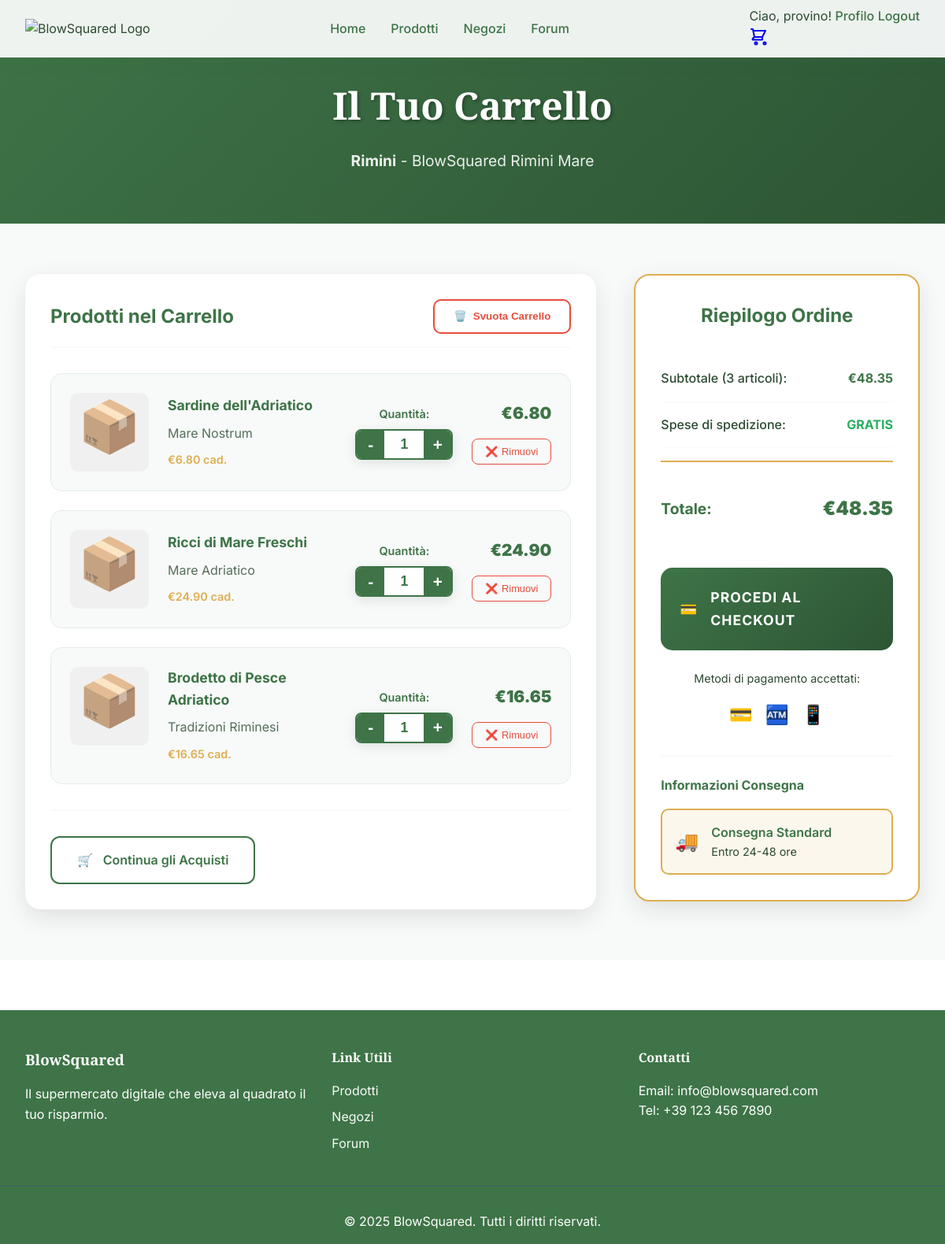
The app's page /carrello/ (signed in) with its own data.
### negozi/models.py (models this page shows, shortened)
class Negozio(models.Model):
    nome = models.CharField(
        max_length=100,
        help_text="Nome del punto vendita (es: 'BlowSquared Centro', 'BlowSquared Nord')"
    )
    codice_negozio = models.CharField(
        max_length=10,
        unique=True,
        help_text="Codice identificativo univoco del negozio (es: 'BS001', 'BS002')"
    )
    indirizzo = models.CharField(
        max_length=200,
        help_text="Via e numero civico"
    )
    cap = models.CharField(
        max_length=10,
        help_text="Codice di Avviamento Postale"
    )
    citta = models.CharField(
        max_length=100,
        help_text="Città del negozio"
    )
    provincia = models.CharField(
        max_length=2,
        help_text="Sigla della provincia (es: 'MO', 'BO', 'RE')"
    )
    regione = models.CharField(
        max_length=50,
        help_text="Regione di appartenenza"
    )
    nazione = models.CharField(
        max_length=50,
        default="Italia",
        help_text="Nazione del negozio"
    )
    telefono = models.CharField(
        max_length=20,
        blank=True,
        null=True,
        help_text="Numero di telefono del negozio"
    )
    email = models.EmailField(
        blank=True,
        null=True,
        help_text="Email del punto vendita"
    )
    orari_apertura = models.JSONField(
        default=dict,
        blank=True,
        help_text="Orari di apertura per ogni giorno della settimana"
    )
    superficie_mq = models.PositiveIntegerField(
        null=True,
        blank=True,
        help_text="Superficie del negozio in metri quadrati"
    )
    numero_casse = models.PositiveIntegerField(
        default=1,
        help_text="Numero di casse disponibili"
    )
    parcheggio_disponibile = models.BooleanField(
        default=True,
        help_text="Indica se il negozio ha parcheggio"
    )
    posti_parcheggio = models.PositiveIntegerField(
        null=True,
        blank=True,
        help_text="Numero di posti parcheggio disponibili"
    )
    servizio_farmacia = models.BooleanField(
        default=False,
        help_text="Presenza di servizio farmacia"
    )
    servizio_panetteria = models.BooleanField(
        default=False,
        help_text="Presenza di panetteria interna"
    )
    servizio_macelleria = models.BooleanField(
        default=False,
        help_text="Presenza di banco macelleria"
    )
    servizio_pescheria = models.BooleanField(
        default=False,
        help_text="Presenza di banco pescheria"
    )
    servizio_consegna_domicilio = models.BooleanField(
        default=True,
        help_text="Disponibilità servizio consegna a domicilio"
    )
    ritiro_click_collect = models.BooleanField(
        default=True,
        help_text="Disponibilità ritiro ordini online (Click & Collect)"
    )
    direttore_nome = models.CharField(
        max_length=100,
        blank=True,
        null=True,
        help_text="Nome del direttore del punto vendita (legacy field)"
    )
    data_apertura = models.DateField(
        help_text="Data di apertura del negozio"
    )
    attivo = models.BooleanField(
        default=True,
        help_text="Indica se il negozio è attualmente operativo"
    )
    data_creazione = models.DateTimeField(auto_now_add=True)
    data_modifica = models.DateTimeField(auto_now=True)
    class Meta:
        verbose_name = "Negozio"
        verbose_name_plural = "Negozi"
        ordering = ['nome', 'citta']

### prodotti/models.py (models this page shows, shortened)
class Prodotto(models.Model):
    CATEGORIE = [
        ('latticini', 'Latticini'),
        ('carne', 'Carne e Pesce'),
        ('fresco', 'Fresco (Pesce e Frutti di Mare)'),
        ('verdura', 'Verdura'),
        ('frutta', 'Frutta'),
        ('conserve', 'Conserve e Sottoli'),
        ('pasta', 'Pasta e Riso'),
        ('olio', 'Olio e Condimenti'),
        ('spezie', 'Spezie e Aromi'),
        ('proteine', 'Proteine Vegetali'),
        ('snack', 'Snack e Merende'),
        ('cereali', 'Cereali e Derivati'),
        ('bevande', 'Bevande'),
        ('dolci', 'Dolci e Snack'),
        ('surgelati', 'Surgelati'),
        ('altro', 'Altro'),
    ]
    nome = models.CharField(max_length=200)
    marca = models.CharField(max_length=100)
    categoria = models.CharField(max_length=50, choices=CATEGORIE)
    descrizione = models.TextField(blank=True)
    codice_a_barre = models.CharField(max_length=50, unique=True)
    peso = models.CharField(max_length=50)
    data_scadenza = models.DateField()
    foto = models.ImageField(upload_to='prodotti/', blank=True)
    valori_nutrizionali = models.JSONField(default=dict, blank=True)
    prezzo = models.DecimalField(max_digits=8, decimal_places=2)
    sconto = models.DecimalField(max_digits=5, decimal_places=2, default=0,
                                validators=[MinValueValidator(0), MaxValueValidator(70)])
    stock = models.PositiveIntegerField(default=0)
    ingredienti = models.TextField(blank=True)
    numero_recensioni = models.PositiveIntegerField(default=0)
    negozi = models.ManyToManyField(
        'negozi.Negozio',
        related_name='prodotti_disponibili',
        blank=True,
        help_text="Negozi dove questo prodotto è disponibile. Lascia vuoto per renderlo disponibile in tutti i negozi."
    )

### carrello/models.py (models this page shows, shortened)
class ElementoCarrello(models.Model):
    carrello = models.ForeignKey(
        Carrello,
        on_delete=models.CASCADE,
        related_name='elementi',
        help_text="Carrello di appartenenza"
    )
    prodotto = models.ForeignKey(
        Prodotto,
        on_delete=models.CASCADE,
        help_text="Prodotto nel carrello"
    )
    quantita = models.PositiveIntegerField(
        default=1,
        help_text="Quantità del prodotto nel carrello"
    )
    prezzo_unitario = models.DecimalField(
        max_digits=8,
        decimal_places=2,
        help_text="Prezzo unitario al momento dell'aggiunta al carrello"
    )
    sconto_applicato = models.DecimalField(
        max_digits=5,
        decimal_places=2,
        default=0,
        help_text="Percentuale di sconto applicata al momento dell'aggiunta"
    )
    data_aggiunta = models.DateTimeField(
        auto_now_add=True,
        help_text="Data di aggiunta del prodotto al carrello"
    )
    data_modifica = models.DateTimeField(
        auto_now=True,
        help_text="Data dell'ultima modifica alla quantità"
    )
    class Meta:
        verbose_name = "Elemento Carrello"
        verbose_name_plural = "Elementi Carrello"
        unique_together = ['carrello', 'prodotto']  # Un prodotto può apparire solo una volta per carrello
        ordering = ['-data_aggiunta']
    @property
    def prezzo_unitario_scontato(self):
        if self.sconto_applicato > 0:
            return self.prezzo_unitario * (100 - self.sconto_applicato) / 100
        return self.prezzo_unitario
    @property
    def prezzo_totale(self):
        return self.prezzo_unitario_scontato * self.quantita
    @property
    def risparmio_totale(self):
        if self.sconto_applicato > 0:
            prezzo_originale_totale = self.prezzo_unitario * self.quantita
            return prezzo_originale_totale - self.prezzo_totale
        return Decimal('0.00')

### carrello/views.py (the view)
# urls.py: path('', views.visualizza_carrello, name='visualizza'),
@dipendente_non_allowed
@login_required
def visualizza_carrello(request):
    if not request.user.is_authenticated:
        messages.info(request, 'Registrati o accedi per vedere il tuo carrello.')
        return redirect('utenti:signup')
    try:
        profilo = request.user.profilo
        if not profilo.negozio_preferito:
            messages.info(request, 'Seleziona prima il tuo negozio preferito per vedere il carrello.')
            return redirect('negozi:seleziona_negozio')
    except:
        messages.info(request, 'Completa il tuo profilo selezionando un negozio.')
        return redirect('negozi:seleziona_negozio')
    carrello = Carrello.get_or_create_for_user(request.user)
    elementi_carrello = ElementoCarrello.objects.filter(carrello=carrello).select_related('prodotto').order_by('-data_aggiunta')
    carrello_data = []
    for elemento in elementi_carrello:
        carrello_data.append({
            'id': elemento.id,
            'prodotto_id': elemento.prodotto.id,
            'nome': elemento.prodotto.nome,
            'marca': elemento.prodotto.marca,
            'categoria': elemento.prodotto.get_categoria_display(),
            'prezzo_unitario': elemento.prezzo_unitario_scontato,
            'prezzo_originale': elemento.prezzo_unitario,
            'quantita': elemento.quantita,
            'prezzo_totale': elemento.prezzo_totale,
            'sconto_applicato': elemento.sconto_applicato,
            'risparmio_totale': elemento.risparmio_totale,
            'foto': elemento.prodotto.foto.url if elemento.prodotto.foto else None,
            'peso': elemento.prodotto.peso,
            'data_aggiunta': elemento.data_aggiunta,
        })
    totale_prodotti = carrello.numero_prodotti_unici
    totale_quantita = carrello.numero_articoli
    subtotale = carrello.subtotale
    costo_spedizione = carrello.spese_spedizione
    totale_finale = carrello.totale_finale
    soglia_spedizione_gratuita = 30.00
    context = {
        'carrello': carrello,
        'elementi_carrello': carrello_data,
        'totale_prodotti': totale_prodotti,
        'totale_quantita': totale_quantita,
        'subtotale': subtotale,
        'costo_spedizione': costo_spedizione,
        'soglia_spedizione_gratuita': soglia_spedizione_gratuita,
        'totale_finale': totale_finale,
        'negozio': profilo.negozio_preferito,
    }
    return render(request, 'carrello/carrello.html', context)

### carrello/templates/carrello/carrello.html (shortened to what this page needs)
{% extends 'base.html' %}
{% load static %}
{% block content %}
<section class="cart-header-section">
  <div class="cart-header-container">
    <h1 class="cart-title">Il Tuo Carrello</h1>
    <p class="cart-subtitle">
      <strong>{{ negozio.citta }}</strong> - {{ negozio.nome }}
    </p>
  </div>
</section>
<section class="cart-content-section">
  <div class="cart-container">
    {% if elementi_carrello %}
    <div class="cart-layout">
      <div class="cart-items-section">
        <div class="cart-items-header">
          <h2 class="items-title">Prodotti nel Carrello</h2>
          <button class="btn-clear-cart">
            <span class="btn-icon">🗑️</span>
            Svuota Carrello
          </button>
        </div>
        <div class="cart-items-list">
          {% for item in elementi_carrello %}
          <div class="cart-item" data-item-id="{{ item.id }}">
            <div class="item-image-container">
              <div class="item-image-placeholder" style="display: none;">
                <div class="placeholder-icon">📦</div>
              </div>
            </div>
            <div class="item-details">
              <h3 class="item-name">{{ item.nome }}</h3>
              <p class="item-brand">{{ item.marca }}</p>
              <div class="item-price-info">
                <span class="item-unit-price">€{{ item.prezzo_unitario|floatformat:2 }} cad.</span>
              </div>
            </div>
            <div class="item-quantity">
              <label class="quantity-label">Quantità:</label>
              <div class="quantity-controls">
                <button class="quantity-btn quantity-minus" data-action="decrease" data-item-id="{{ item.id }}">-</button>
                <input type="number" class="quantity-input" value="{{ item.quantita }}" min="1" max="99" data-item-id="{{ item.id }}">
                <button class="quantity-btn quantity-plus" data-action="increase" data-item-id="{{ item.id }}">+</button>
              </div>
            </div>
            <div class="item-total">
              <div class="item-total-price">€{{ item.prezzo_totale|floatformat:2 }}</div>
              <button class="btn-remove-item" data-item-id="{{ item.id }}">
                <span class="remove-icon">❌</span>
                Rimuovi
              </button>
            </div>
          </div>
          {% endfor %}
        </div>
        <div class="cart-actions">
          <a href="{% url 'prodotti:list' %}" class="btn-continue-shopping">
            <span class="btn-icon">🛒</span>
            Continua gli Acquisti
          </a>
        </div>
      </div>
      <div class="order-summary-section">
        <div class="order-summary-box">
          <h2 class="summary-title">Riepilogo Ordine</h2>
          <div class="summary-details">
            <div class="summary-row">
              <span class="summary-label">Subtotale ({{ totale_quantita }} articoli):</span>
              <span class="summary-value">€{{ subtotale|floatformat:2 }}</span>
            </div>
            <div class="summary-row shipping-row">
              <span class="summary-label">Spese di spedizione:</span>
              <span class="summary-value">
                {% if costo_spedizione == 0 %}
                  <span class="free-shipping">GRATIS</span>
                {% else %}
                  €{{ costo_spedizione|floatformat:2 }}
                {% endif %}
              </span>
            </div>
            <div class="summary-divider"></div>
            <div class="summary-row total-row">
              <span class="summary-label total-label">Totale:</span>
              <span class="summary-value total-value">€{{ totale_finale|floatformat:2 }}</span>
            </div>
          </div>
          <div class="checkout-section">
            <a href="{% url 'carrello:checkout' %}" class="btn-checkout">
              <span class="btn-icon">💳</span>
              Procedi al Checkout
            </a>
            <div class="payment-methods">
              <p class="payment-label">Metodi di pagamento accettati:</p>
              <div class="payment-icons">
                <span class="payment-icon">💳</span>
                <span class="payment-icon">🏧</span>
                <span class="payment-icon">📱</span>
              </div>
            </div>
          </div>
          <div class="delivery-info">
            <h4 class="delivery-title">Informazioni Consegna</h4>
            <div class="delivery-option selected">
              <span class="delivery-icon">🚚</span>
              <div class="delivery-details">
                <p class="delivery-method">Consegna Standard</p>
                <p class="delivery-time">Entro 24-48 ore</p>
              </div>
            </div>
          </div>
        </div>
      </div>
    </div>
    {% endif %}
  </div>
</section>
{% endblock %}
{% block extra_css %}
<link rel="stylesheet" href="{% static 'css/carrello.css' %}">
{% endblock %}

### BlowSquared/templates/includes/navbar.html (shortened to what this page needs)
{% load static %}
<nav class="navbar">
  <div class="nav-container">
    <div class="nav-logo">
      <img src="{% static 'img/logo.png' %}" alt="BlowSquared Logo" class="logo-img">
    </div>
    <div class="nav-menu">
      <a href="{% url 'home' %}" class="nav-link">Home</a>
      {% if user.is_authenticated and user.profilo.negozio_preferito %}
        <a href="{% url 'prodotti:list' %}" class="nav-link">Prodotti</a>
      {% else %}
        <a href="{% url 'negozi:seleziona_negozio' %}" class="nav-link" title="Seleziona prima un negozio">Prodotti</a>
      {% endif %}
      <a href="{% url 'negozi:seleziona_negozio' %}" class="nav-link">Negozi</a>
      {% if user.is_authenticated %}
        <a href="{% url 'forum:home' %}" class="nav-link">Forum</a>
      {% endif %}
    </div>
    <div class="nav-auth">
      {% if user.is_authenticated %}
        <div class="user-menu">
          <span class="user-greeting">Ciao, {{ user.username }}!</span>
          {% if user.dipendente %}
            <a href="{% url 'dipendenti:dashboard' %}" class="nav-link">Dashboard</a>
          {% elif user.dirigente %}
            <a href="{% url 'dirigenti:dashboard' %}" class="nav-link">Dashboard</a>
          {% else %}
            <a href="{% url 'utenti:profile' %}" class="nav-link">Profilo</a>
          {% endif %}
          <a href="{% url 'utenti:logout' %}" class="nav-link logout-link">Logout</a>
        </div>
      {% endif %}
      <div class="nav-cart">
        {% if user.is_authenticated %}
          <a href="{% url 'carrello:visualizza' %}" class="cart-link" title="Vai al carrello">
        {% else %}
          <a href="{% url 'utenti:signup' %}" class="cart-link" title="Registrati per usare il carrello">
        {% endif %}
          <div class="cart-icon-container">
          </div>
        </a>
      </div>
    </div>
  </div>
</nav>

### records on screen
Negozio: citta "Rimini", nome "BlowSquared Rimini Mare"
Prodotto: nome "Sardine dell'Adriatico", marca "Mare Nostrum"
ElementoCarrello: prezzo_unitario "6.80"
Prodotto: nome "Ricci di Mare Freschi", marca "Mare Adriatico"
ElementoCarrello: prezzo_unitario "24.90"
Prodotto: nome "Brodetto di Pesce Adriatico", marca "Tradizioni Riminesi"

### other values on screen
{{ user.username }} "provino"
{{ item.prezzo_totale|floatformat:2 }} "6.80" "24.90" "16.65"
{{ item.prezzo_unitario|floatformat:2 }} "16.65"
{{ totale_quantita }} "3"
{{ subtotale|floatformat:2 }} "48.35"
{{ totale_finale|floatformat:2 }} "48.35"
